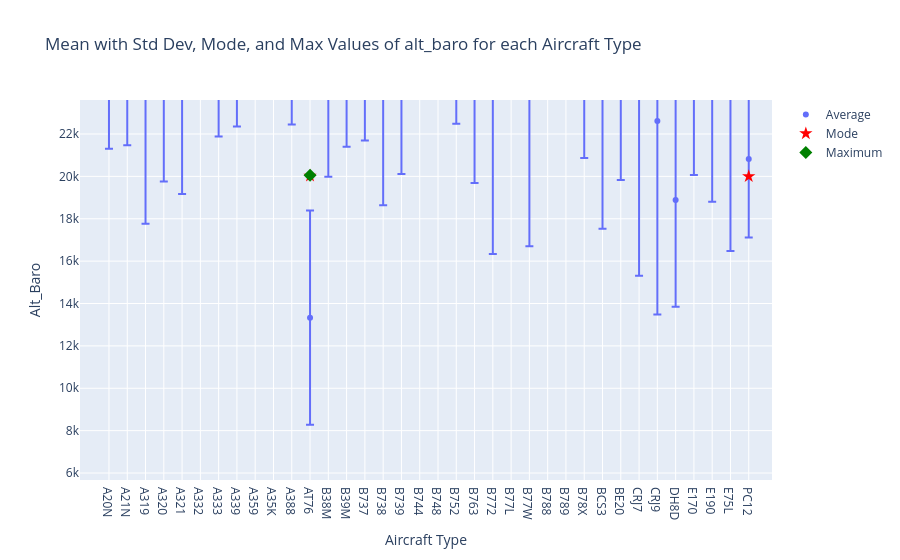

Notebook cell for this chart:
### Code cell
## Plot statistics for various values
y_var_name = 'alt_baro'  ## Choose a variable to plot mean, max, mode, and std dev
x = list(means[y_var_name].keys()) # get aircraft types for x axis

# Make scatter plots
trace_mean = go.Scatter(x=x,
                        y=means[y_var_name].tolist(),
                        mode='markers',
                        name='Average',
                        error_y=dict( type='data',
                                     array=stds[y_var_name].tolist(),
                                     visible=True                        
                                    )
                       )

trace_mode = go.Scatter(x=x,
                        y=modes[y_var_name].tolist(),
                        mode='markers',
                        name='Mode',
                        marker=dict(symbol='star', size=10, color='red')
                       )


trace_max = go.Scatter(x=x,
                       y=maxes[y_var_name].tolist(),
                       mode='markers',    
                       name='Maximum',
                       marker=dict(symbol='diamond', size=10, color='green')
                      )                        

stats_fig = go.Figure(data=[trace_mean, trace_mode, trace_max])

stats_fig.update_layout(
    title=f"Mean with Std Dev, Mode, and Max Values of {y_var_name} for each Aircraft Type",
    xaxis_title='Aircraft Type',
    yaxis_title=y_var_name.title()
)

stats_fig.show()

### Figure 1 — Plotly figure (JSON) as saved in the notebook; plotly's stock layout.template omitted (floating-point values rounded to 4 significant figures)
{"data": [{"error_y": {"array": [8997.0, 8066.0, 10040.0, 9215.0, 8896.0, 8131.0, 9761.0, 9473.0, 8574.0, 7147.0, 10100.0, 5050.0, 9500.0, 8581.0, 9372.0, 9827.0, 8694.0, 7464.0, 5769.0, 8793.0, 9719.0, 8343.0, 5181.0, 9582.0, 9419.0, 7414.0, 10130.0, 9345.0, 4482.0, 9254.0, 9123.0, 5035.0, 7182.0, 9332.0, 8995.0, 3705.0], "type": "data", "visible": true}, "mode": "markers", "name": "Average", "type": "scatter", "x": ["A20N", "A21N", "A319", "A320", "A321", "A332", "A333", "A339", "A359", "A35K", "A388", "AT76", "B38M", "B39M", "B737", "B738", "B739", "B744", "B748", "B752", "B763", "B772", "B77L", "B77W", "B788", "B789", "B78X", "BCS3", "BE20", "CRJ7", "CRJ9", "DH8D", "E170", "E190", "E75L", "PC12"], "y": [30290.0, 29540.0, 27800.0, 28980.0, 28070.0, 34350.0, 31650.0, 31830.0, 34500.0, 34230.0, 32540.0, 13330.0, 29480.0, 29980.0, 31070.0, 28460.0, 28810.0, 31180.0, 33310.0, 31270.0, 29410.0, 24680.0, 30290.0, 26280.0, 33780.0, 34440.0, 30990.0, 26880.0, 24320.0, 24560.0, 22610.0, 18880.0, 27250.0, 28140.0, 25470.0, 20810.0]}, {"marker": {"color": "red", "size": 10, "symbol": "star"}, "mode": "markers", "name": "Mode", "type": "scatter", "x": ["A20N", "A21N", "A319", "A320", "A321", "A332", "A333", "A339", "A359", "A35K", "A388", "AT76", "B38M", "B39M", "B737", "B738", "B739", "B744", "B748", "B752", "B763", "B772", "B77L", "B77W", "B788", "B789", "B78X", "BCS3", "BE20", "CRJ7", "CRJ9", "DH8D", "E170", "E190", "E75L", "PC12"], "y": [37000, 34000, 38000, 35000, 35000, 39000, 39000, 37000, 40000, 39000, 41000, 20025, 37000, 34000, 38000, 37000, 35000, 35000, 36000, 37000, 34000, 35000, 32000, 35000, 40000, 39000, 39000, 36000, 28000, 36000, 34000, 25000, 31000, 35000, 35000, 20000]}, {"marker": {"color": "green", "size": 10, "symbol": "diamond"}, "mode": "markers", "name": "Maximum", "type": "scatter", "x": ["A20N", "A21N", "A319", "A320", "A321", "A332", "A333", "A339", "A359", "A35K", "A388", "AT76", "B38M", "B39M", "B737", "B738", "B739", "B744", "B748", "B752", "B763", "B772", "B77L", "B77W", "B788", "B789", "B78X", "BCS3", "BE20", "CRJ7", "CRJ9", "DH8D", "E170", "E190", "E75L", "PC12"], "y": [39050, 39050, 39050, 39075, 39025, 41050, 41025, 40025, 43000, 41025, 41025, 20050, 41000, 37025, 41025, 41025, 37025, 41000, 40000, 39025, 41025, 36000, 39000, 38000, 43000, 41025, 41000, 40000, 28025, 36775, 35025, 25050, 39000, 38000, 69000, 25000]}], "layout": {"autosize": true, "title": {"text": "Mean with Std Dev, Mode, and Max Values of alt_baro for each Aircraft Type"}, "xaxis": {"autorange": false, "range": [-1.585, 36.27], "title": {"text": "Aircraft Type"}, "type": "category"}, "yaxis": {"autorange": false, "range": [5671.0, 23600.0], "title": {"text": "Alt_Baro"}, "type": "linear"}}}
